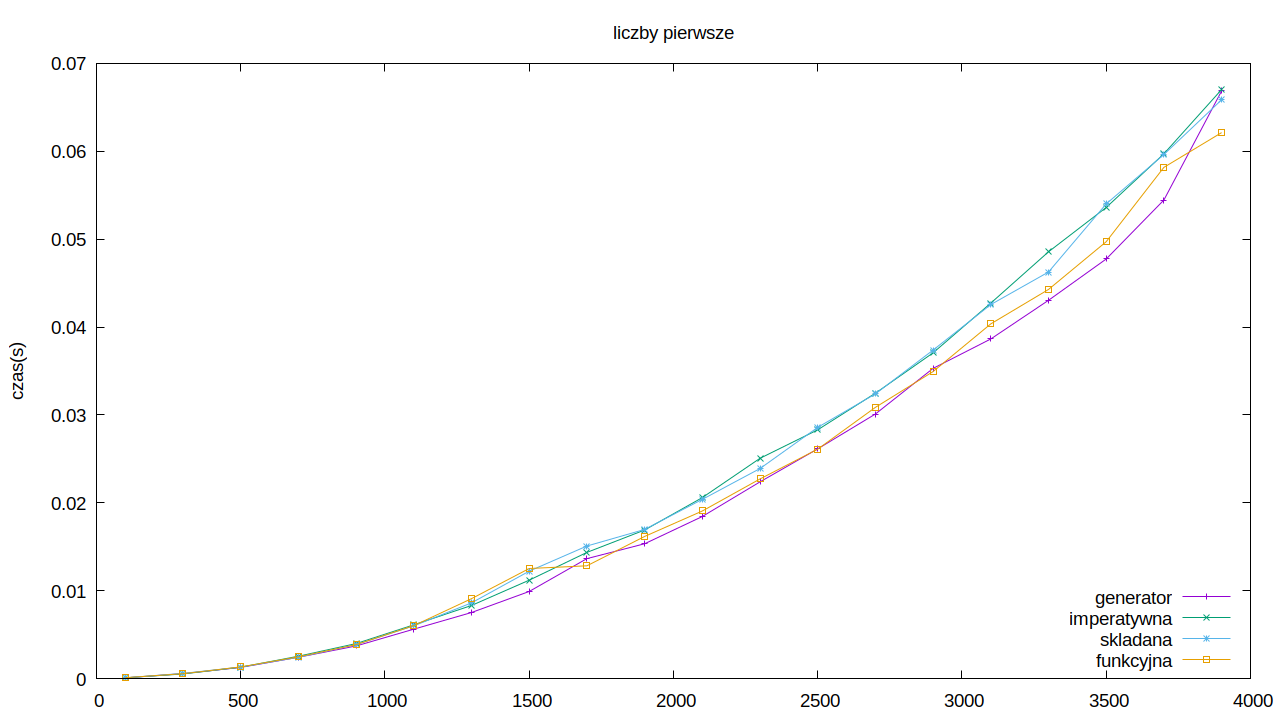

Source code (gnuplot):
set title "liczby pierwsze"
set terminal pngcairo size 1280,720 enhanced font 'Arial,14'

set ylabel "czas(s)"
set key right bottom

plot "plot.dat" using 1:2 with linespoints title "generator",\
    "plot.dat" using 1:3 with linespoints title "imperatywna",\
    "plot.dat" using 1:4 with linespoints title "skladana",\
    "plot.dat" using 1:5 with linespoints title "funkcyjna"
